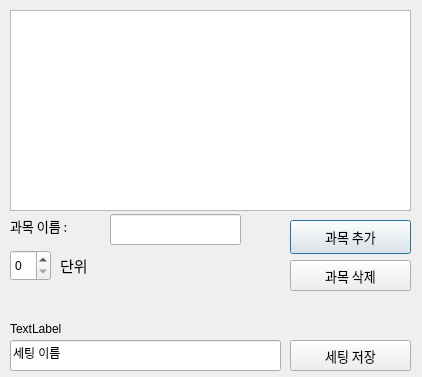
<?xml version="1.0" encoding="UTF-8"?>
<ui version="4.0">
 <class>Dialog</class>
 <widget class="QDialog" name="Dialog">
  <property name="geometry">
   <rect>
    <x>0</x>
    <y>0</y>
    <width>422</width>
    <height>377</height>
   </rect>
  </property>
  <property name="windowTitle">
   <string>Dialog</string>
  </property>
  <widget class="QTableView" name="displaySubject">
   <property name="geometry">
    <rect>
     <x>10</x>
     <y>10</y>
     <width>401</width>
     <height>201</height>
    </rect>
   </property>
  </widget>
  <widget class="QPushButton" name="add">
   <property name="geometry">
    <rect>
     <x>290</x>
     <y>220</y>
     <width>121</width>
     <height>34</height>
    </rect>
   </property>
   <property name="font">
    <font>
     <family>210 Appgulim</family>
     <pointsize>10</pointsize>
     <weight>50</weight>
     <bold>false</bold>
    </font>
   </property>
   <property name="text">
    <string>과목 추가</string>
   </property>
  </widget>
  <widget class="QLabel" name="label">
   <property name="geometry">
    <rect>
     <x>60</x>
     <y>250</y>
     <width>77</width>
     <height>31</height>
    </rect>
   </property>
   <property name="font">
    <font>
     <family>210 Appgulim</family>
     <pointsize>11</pointsize>
     <weight>50</weight>
     <bold>false</bold>
    </font>
   </property>
   <property name="text">
    <string>단위</string>
   </property>
  </widget>
  <widget class="QSpinBox" name="weight">
   <property name="geometry">
    <rect>
     <x>10</x>
     <y>250</y>
     <width>41</width>
     <height>31</height>
    </rect>
   </property>
  </widget>
  <widget class="QLabel" name="label_2">
   <property name="geometry">
    <rect>
     <x>10</x>
     <y>210</y>
     <width>101</width>
     <height>31</height>
    </rect>
   </property>
   <property name="font">
    <font>
     <family>210 Appgulim</family>
     <pointsize>10</pointsize>
     <weight>50</weight>
     <bold>false</bold>
    </font>
   </property>
   <property name="text">
    <string>과목 이름 :</string>
   </property>
  </widget>
  <widget class="QLineEdit" name="subjectNameInput">
   <property name="geometry">
    <rect>
     <x>110</x>
     <y>214</y>
     <width>131</width>
     <height>31</height>
    </rect>
   </property>
  </widget>
  <widget class="QPushButton" name="del">
   <property name="geometry">
    <rect>
     <x>290</x>
     <y>260</y>
     <width>121</width>
     <height>31</height>
    </rect>
   </property>
   <property name="font">
    <font>
     <family>210 Appgulim</family>
     <pointsize>10</pointsize>
     <weight>50</weight>
     <bold>false</bold>
    </font>
   </property>
   <property name="text">
    <string>과목 삭제</string>
   </property>
  </widget>
  <widget class="QPushButton" name="save">
   <property name="geometry">
    <rect>
     <x>290</x>
     <y>340</y>
     <width>121</width>
     <height>31</height>
    </rect>
   </property>
   <property name="font">
    <font>
     <family>210 Appgulim</family>
     <pointsize>10</pointsize>
     <weight>50</weight>
     <bold>false</bold>
    </font>
   </property>
   <property name="text">
    <string>세팅 저장</string>
   </property>
  </widget>
  <widget class="QLineEdit" name="subjectNameInput_2">
   <property name="geometry">
    <rect>
     <x>10</x>
     <y>340</y>
     <width>271</width>
     <height>31</height>
    </rect>
   </property>
   <property name="text">
    <string>세팅 이름</string>
   </property>
  </widget>
  <widget class="QLabel" name="message">
   <property name="geometry">
    <rect>
     <x>10</x>
     <y>320</y>
     <width>77</width>
     <height>18</height>
    </rect>
   </property>
   <property name="text">
    <string>TextLabel</string>
   </property>
  </widget>
 </widget>
 <resources/>
 <connections/>
</ui>
